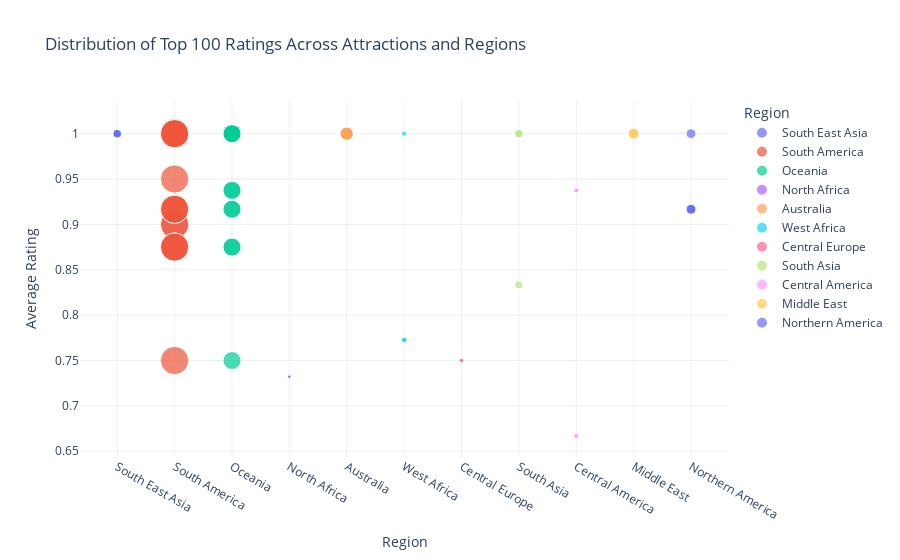

Write notebook code for a chart like this one.
### Code cell
import plotly.express as px

fig = px.scatter(
    Top10_Distribution_Ratings,
    x='Region',
    y='Average rating per user',
    size='Total_Reviews',
    color='Region',
    hover_name='Attraction',
    title="Distribution of Top 100 Ratings Across Attractions and Regions"
)

fig.update_layout(
    xaxis_title="Region",
    yaxis_title="Average Rating",
    legend_title="Region",
    template="plotly_white"
)

fig.show()

### Figure 1 — Plotly figure (JSON) as saved in the notebook; plotly's stock layout.template omitted (floating-point values rounded to 4 significant figures)
{"data": [{"hovertemplate": "<b>%{hovertext}</b><br><br>Region=%{x}<br>Average rating per user=%{y}<br>Total_Reviews=%{marker.size}<extra></extra>", "hovertext": ["Sacred Monkey Forest Sanctuary", "Sacred Monkey Forest Sanctuary", "Sacred Monkey Forest Sanctuary", "Sacred Monkey Forest Sanctuary", "Sacred Monkey Forest Sanctuary"], "legendgroup": "South East Asia", "marker": {"color": "#636efa", "size": [626, 626, 626, 626, 626], "sizemode": "area", "sizeref": 17.17, "symbol": "circle"}, "mode": "markers", "name": "South East Asia", "orientation": "v", "showlegend": true, "type": "scatter", "x": ["South East Asia", "South East Asia", "South East Asia", "South East Asia", "South East Asia"], "xaxis": "x", "y": [1.0, 1.0, 1.0, 1.0, 1.0], "yaxis": "y"}, {"hovertemplate": "<b>%{hovertext}</b><br><br>Region=%{x}<br>Average rating per user=%{y}<br>Total_Reviews=%{marker.size}<extra></extra>", "hovertext": ["Sacred Monkey Forest Sanctuary", "Sacred Monkey Forest Sanctuary", "Sacred Monkey Forest Sanctuary", "Sacred Monkey Forest Sanctuary", "Sacred Monkey Forest Sanctuary", "Sacred Monkey Forest Sanctuary", "Sacred Monkey Forest Sanctuary", "Sacred Monkey Forest Sanctuary", "Sacred Monkey Forest Sanctuary", "Sacred Monkey Forest Sanctuary", "Sacred Monkey Forest Sanctuary", "Sacred Monkey Forest Sanctuary", "Sacred Monkey Forest Sanctuary", "Sacred Monkey Forest Sanctuary", "Sacred Monkey Forest Sanctuary", "Sacred Monkey Forest Sanctuary", "Sacred Monkey Forest Sanctuary", "Sacred Monkey Forest Sanctuary", "Sacred Monkey Forest Sanctuary", "Sacred Monkey Forest Sanctuary", "Sacred Monkey Forest Sanctuary", "Sacred Monkey Forest Sanctuary", "Sacred Monkey Forest Sanctuary", "Sacred Monkey Forest Sanctuary", "Sacred Monkey Forest Sanctuary", "Sacred Monkey Forest Sanctuary", "Sacred Monkey Forest Sanctuary", "Sacred Monkey Forest Sanctuary", "Sacred Monkey Forest Sanctuary", "Sacred Monkey Forest Sanctuary", "Sacred Monkey Forest Sanctuary", "Sacred Monkey Forest Sanctuary", "Sacred Monkey Forest Sanctuary", "Sacred Monkey Forest Sanctuary", "Sacred Monkey Forest Sanctuary", "Sacred Monkey Forest Sanctuary", "Sacred Monkey Forest Sanctuary", "Sacred Monkey Forest Sanctuary", "Sacred Monkey Forest Sanctuary", "Sacred Monkey Forest Sanctuary", "Sacred Monkey Forest Sanctuary", "Sacred Monkey Forest Sanctuary", "Sacred Monkey Forest Sanctuary", "Sacred Monkey Forest Sanctuary", "Sacred Monkey Forest Sanctuary", "Sacred Monkey Forest Sanctuary", "Sacred Monkey Forest Sanctuary", "Sacred Monkey Forest Sanctuary", "Sacred Monkey Forest Sanctuary"], "legendgroup": "South America", "marker": {"color": "#EF553B", "size": [6869, 6869, 6869, 6869, 6869, 6869, 6869, 6869, 6869, 6869, 6869, 6869, 6869, 6869, 6869, 6869, 6869, 6869, 6869, 6869, 6869, 6869, 6869, 6869, 6869, 6869, 6869, 6869, 6869, 6869, 6869, 6869, 6869, 6869, 6869, 6869, 6869, 6869, 6869, 6869, 6869, 6869, 6869, 6869, 6869, 6869, 6869, 6869, 6869], "sizemode": "area", "sizeref": 17.17, "symbol": "circle"}, "mode": "markers", "name": "South America", "orientation": "v", "showlegend": true, "type": "scatter", "x": ["South America", "South America", "South America", "South America", "South America", "South America", "South America", "South America", "South America", "South America", "South America", "South America", "South America", "South America", "South America", "South America", "South America", "South America", "South America", "South America", "South America", "South America", "South America", "South America", "South America", "South America", "South America", "South America", "South America", "South America", "South America", "South America", "South America", "South America", "South America", "South America", "South America", "South America", "South America", "South America", "South America", "South America", "South America", "South America", "South America", "South America", "South America", "South America", "South America"], "xaxis": "x", "y": [1.0, 1.0, 1.0, 1.0, 0.75, 1.0, 1.0, 1.0, 1.0, 1.0, 1.0, 1.0, 0.95, 1.0, 1.0, 1.0, 0.9, 0.9, 1.0, 1.0, 1.0, 1.0, 1.0, 1.0, 1.0, 1.0, 1.0, 1.0, 0.875, 0.875, 1.0, 1.0, 0.9167, 0.9167, 0.9167, 1.0, 1.0, 1.0, 1.0, 1.0, 1.0, 0.875, 1.0, 1.0, 1.0, 1.0, 1.0, 1.0, 1.0], "yaxis": "y"}, {"hovertemplate": "<b>%{hovertext}</b><br><br>Region=%{x}<br>Average rating per user=%{y}<br>Total_Reviews=%{marker.size}<extra></extra>", "hovertext": ["Sacred Monkey Forest Sanctuary", "Sacred Monkey Forest Sanctuary", "Sacred Monkey Forest Sanctuary", "Sacred Monkey Forest Sanctuary", "Sacred Monkey Forest Sanctuary", "Sacred Monkey Forest Sanctuary", "Sacred Monkey Forest Sanctuary", "Sacred Monkey Forest Sanctuary", "Sacred Monkey Forest Sanctuary", "Sacred Monkey Forest Sanctuary", "Sacred Monkey Forest Sanctuary", "Sacred Monkey Forest Sanctuary", "Sacred Monkey Forest Sanctuary", "Sacred Monkey Forest Sanctuary", "Sacred Monkey Forest Sanctuary", "Sacred Monkey Forest Sanctuary", "Sacred Monkey Forest Sanctuary", "Sacred Monkey Forest Sanctuary"], "legendgroup": "Oceania", "marker": {"color": "#00cc96", "size": [2794, 2794, 2794, 2794, 2794, 2794, 2794, 2794, 2794, 2794, 2794, 2794, 2794, 2794, 2794, 2794, 2794, 2794], "sizemode": "area", "sizeref": 17.17, "symbol": "circle"}, "mode": "markers", "name": "Oceania", "orientation": "v", "showlegend": true, "type": "scatter", "x": ["Oceania", "Oceania", "Oceania", "Oceania", "Oceania", "Oceania", "Oceania", "Oceania", "Oceania", "Oceania", "Oceania", "Oceania", "Oceania", "Oceania", "Oceania", "Oceania", "Oceania", "Oceania"], "xaxis": "x", "y": [1.0, 0.9167, 0.9167, 0.875, 1.0, 1.0, 1.0, 1.0, 0.75, 1.0, 0.875, 1.0, 1.0, 1.0, 1.0, 1.0, 0.9375, 0.9375], "yaxis": "y"}, {"hovertemplate": "<b>%{hovertext}</b><br><br>Region=%{x}<br>Average rating per user=%{y}<br>Total_Reviews=%{marker.size}<extra></extra>", "hovertext": ["Sacred Monkey Forest Sanctuary", "Sacred Monkey Forest Sanctuary", "Sacred Monkey Forest Sanctuary"], "legendgroup": "North Africa", "marker": {"color": "#ab63fa", "size": [115, 115, 115], "sizemode": "area", "sizeref": 17.17, "symbol": "circle"}, "mode": "markers", "name": "North Africa", "orientation": "v", "showlegend": true, "type": "scatter", "x": ["North Africa", "North Africa", "North Africa"], "xaxis": "x", "y": [0.7321, 0.7321, 0.7321], "yaxis": "y"}, {"hovertemplate": "<b>%{hovertext}</b><br><br>Region=%{x}<br>Average rating per user=%{y}<br>Total_Reviews=%{marker.size}<extra></extra>", "hovertext": ["Sacred Monkey Forest Sanctuary", "Sacred Monkey Forest Sanctuary", "Sacred Monkey Forest Sanctuary", "Sacred Monkey Forest Sanctuary", "Sacred Monkey Forest Sanctuary", "Sacred Monkey Forest Sanctuary"], "legendgroup": "Australia", "marker": {"color": "#FFA15A", "size": [1509, 1509, 1509, 1509, 1509, 1509], "sizemode": "area", "sizeref": 17.17, "symbol": "circle"}, "mode": "markers", "name": "Australia", "orientation": "v", "showlegend": true, "type": "scatter", "x": ["Australia", "Australia", "Australia", "Australia", "Australia", "Australia"], "xaxis": "x", "y": [1.0, 1.0, 1.0, 1.0, 1.0, 1.0], "yaxis": "y"}, {"hovertemplate": "<b>%{hovertext}</b><br><br>Region=%{x}<br>Average rating per user=%{y}<br>Total_Reviews=%{marker.size}<extra></extra>", "hovertext": ["Sacred Monkey Forest Sanctuary", "Sacred Monkey Forest Sanctuary", "Sacred Monkey Forest Sanctuary", "Sacred Monkey Forest Sanctuary"], "legendgroup": "West Africa", "marker": {"color": "#19d3f3", "size": [243, 243, 243, 243], "sizemode": "area", "sizeref": 17.17, "symbol": "circle"}, "mode": "markers", "name": "West Africa", "orientation": "v", "showlegend": true, "type": "scatter", "x": ["West Africa", "West Africa", "West Africa", "West Africa"], "xaxis": "x", "y": [1.0, 0.7727, 0.7727, 0.7727], "yaxis": "y"}, {"hovertemplate": "<b>%{hovertext}</b><br><br>Region=%{x}<br>Average rating per user=%{y}<br>Total_Reviews=%{marker.size}<extra></extra>", "hovertext": ["Sacred Monkey Forest Sanctuary", "Sacred Monkey Forest Sanctuary"], "legendgroup": "Central Europe", "marker": {"color": "#FF6692", "size": [162, 162], "sizemode": "area", "sizeref": 17.17, "symbol": "circle"}, "mode": "markers", "name": "Central Europe", "orientation": "v", "showlegend": true, "type": "scatter", "x": ["Central Europe", "Central Europe"], "xaxis": "x", "y": [0.75, 0.75], "yaxis": "y"}, {"hovertemplate": "<b>%{hovertext}</b><br><br>Region=%{x}<br>Average rating per user=%{y}<br>Total_Reviews=%{marker.size}<extra></extra>", "hovertext": ["Sacred Monkey Forest Sanctuary", "Sacred Monkey Forest Sanctuary", "Sacred Monkey Forest Sanctuary"], "legendgroup": "South Asia", "marker": {"color": "#B6E880", "size": [560, 560, 560], "sizemode": "area", "sizeref": 17.17, "symbol": "circle"}, "mode": "markers", "name": "South Asia", "orientation": "v", "showlegend": true, "type": "scatter", "x": ["South Asia", "South Asia", "South Asia"], "xaxis": "x", "y": [1.0, 1.0, 0.8333], "yaxis": "y"}, {"hovertemplate": "<b>%{hovertext}</b><br><br>Region=%{x}<br>Average rating per user=%{y}<br>Total_Reviews=%{marker.size}<extra></extra>", "hovertext": ["Sacred Monkey Forest Sanctuary", "Sacred Monkey Forest Sanctuary", "Sacred Monkey Forest Sanctuary", "Sacred Monkey Forest Sanctuary"], "legendgroup": "Central America", "marker": {"color": "#FF97FF", "size": [206, 206, 206, 206], "sizemode": "area", "sizeref": 17.17, "symbol": "circle"}, "mode": "markers", "name": "Central America", "orientation": "v", "showlegend": true, "type": "scatter", "x": ["Central America", "Central America", "Central America", "Central America"], "xaxis": "x", "y": [0.9375, 0.9375, 0.6667, 0.6667], "yaxis": "y"}, {"hovertemplate": "<b>%{hovertext}</b><br><br>Region=%{x}<br>Average rating per user=%{y}<br>Total_Reviews=%{marker.size}<extra></extra>", "hovertext": ["Sacred Monkey Forest Sanctuary", "Sacred Monkey Forest Sanctuary"], "legendgroup": "Middle East", "marker": {"color": "#FECB52", "size": [990, 990], "sizemode": "area", "sizeref": 17.17, "symbol": "circle"}, "mode": "markers", "name": "Middle East", "orientation": "v", "showlegend": true, "type": "scatter", "x": ["Middle East", "Middle East"], "xaxis": "x", "y": [1.0, 1.0], "yaxis": "y"}, {"hovertemplate": "<b>%{hovertext}</b><br><br>Region=%{x}<br>Average rating per user=%{y}<br>Total_Reviews=%{marker.size}<extra></extra>", "hovertext": ["Sacred Monkey Forest Sanctuary", "Sacred Monkey Forest Sanctuary", "Sacred Monkey Forest Sanctuary", "Sacred Monkey Forest Sanctuary"], "legendgroup": "Northern America", "marker": {"color": "#636efa", "size": [834, 834, 834, 834], "sizemode": "area", "sizeref": 17.17, "symbol": "circle"}, "mode": "markers", "name": "Northern America", "orientation": "v", "showlegend": true, "type": "scatter", "x": ["Northern America", "Northern America", "Northern America", "Northern America"], "xaxis": "x", "y": [0.9167, 0.9167, 1.0, 0.9167], "yaxis": "y"}], "layout": {"legend": {"itemsizing": "constant", "title": {"text": "Region"}, "tracegroupgap": 0}, "title": {"text": "Distribution of Top 100 Ratings Across Attractions and Regions"}, "xaxis": {"anchor": "y", "categoryarray": ["South East Asia", "South America", "Oceania", "North Africa", "Australia", "West Africa", "Central Europe", "South Asia", "Central America", "Middle East", "Northern America"], "categoryorder": "array", "domain": [0, 1], "title": {"text": "Region"}}, "yaxis": {"anchor": "x", "domain": [0, 1], "title": {"text": "Average Rating"}}}}
